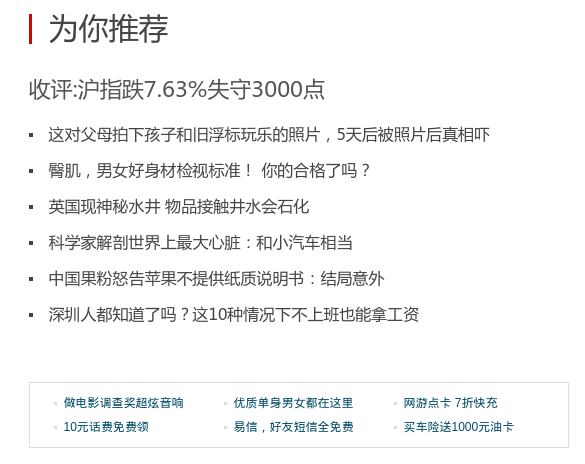
#> input picture test/1.bmp, 585 x 464 px, found by its file name
$ python 01.py
#> lines starting #> are read from the running program, lines starting #| are printed output that depends on the picture; after the words box and inside, x2 and y2 are one past the last pixel; in counts of white or black regions, pixels touching at a corner belong together
#!/usr/bin/env python
# -*- coding: utf-8 -*-

# @Time    : 2017/11/27 0027 下午 20:00
# @Author  : 李雪洋
# @File    : 01.py
# @Software: PyCharm

import cv2
import numpy as np
import os

img_save_path = 'E:\\pythonDemo\\opencv\\jft\\spit\\'

srcImg = cv2.imread(f"E:\\pythonDemo\\opencv\\jft\\img\\1.bmp")
#> srcImg is the input picture: shape (464, 585, 3); mean B, G, R 245.1, 244.8, 244.3
h, w, _ = srcImg.shape
#> h = 464; w = 585
dstImg = cv2.resize(srcImg, (w * 10, h * 10), interpolation=cv2.INTER_CUBIC)
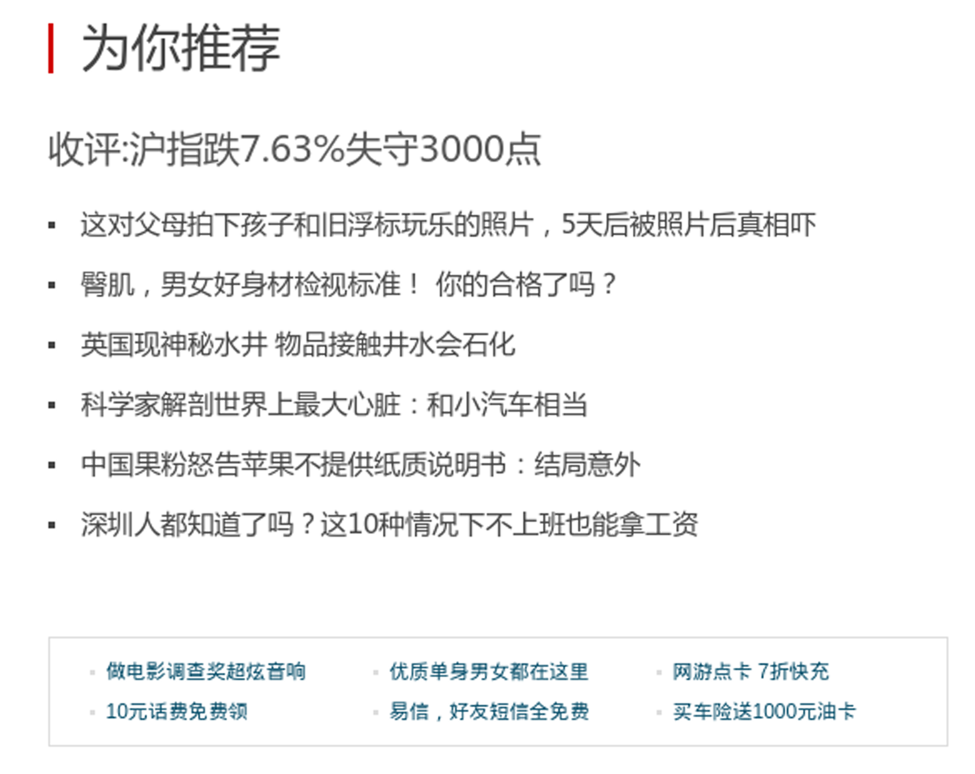
#> dstImg: shape (4640, 5850, 3) (shown at 1/6 size); mean B, G, R 244.7, 244.4, 243.9
cv2.imshow('dstImg', dstImg)
cv2.waitKey(0)

dstImg = cv2.GaussianBlur(dstImg, (9, 9), 0)
cv2.imshow('gau', dstImg)
cv2.waitKey(0)

gray = cv2.cvtColor(dstImg, cv2.COLOR_BGR2GRAY)
ret1, th1 = cv2.threshold(gray, 95, 255, cv2.THRESH_BINARY_INV)
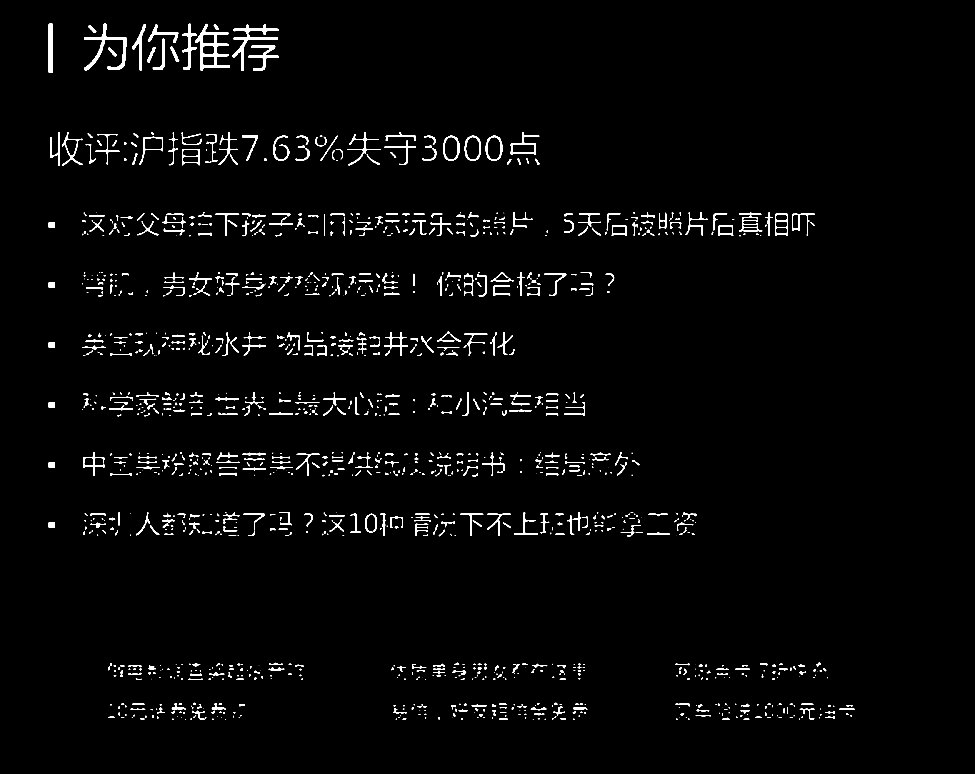
#> th1: shape (4640, 5850) (shown at 1/6 size); 1.6% white; 1477 white regions (202 under 20 px), largest, box (x1, y1, x2, y2) and area: (1173, 143, 1379, 426) 14870, (504, 142, 757, 426) 12865, (1395, 146, 1672, 425) 11654
cv2.imshow('th1', th1)
cv2.waitKey(0)

kernel = np.ones((11, 11), np.uint8)
dilation = cv2.dilate(th1, kernel, iterations=1)
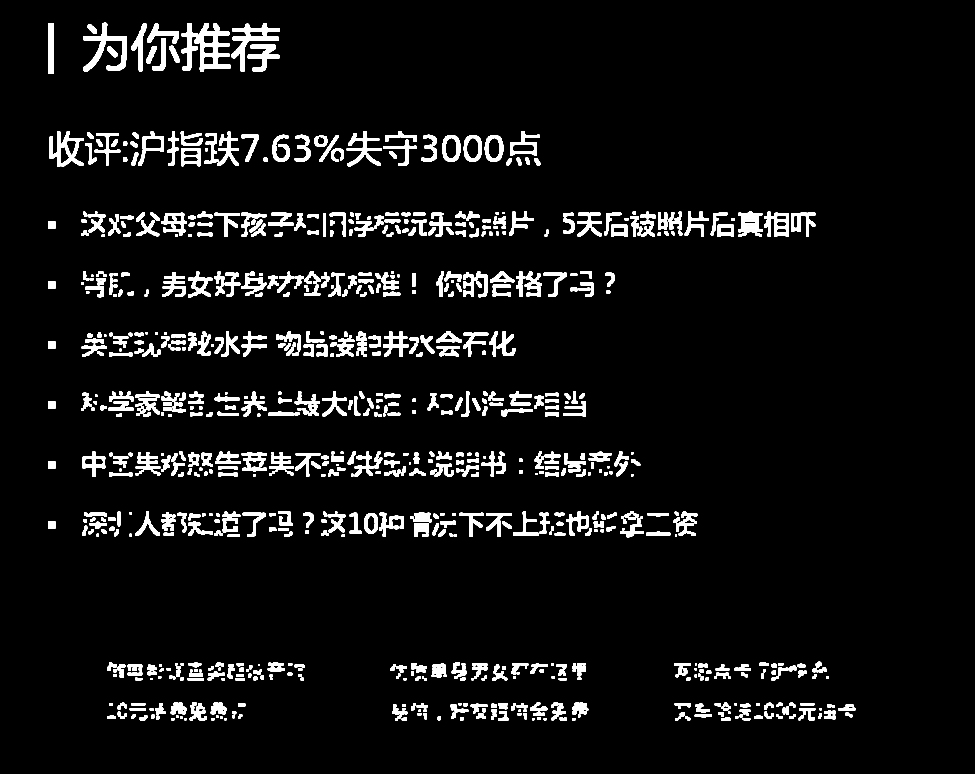
#> dilation: shape (4640, 5850) (shown at 1/6 size); 5.2% white; 986 white regions, largest, box (x1, y1, x2, y2) and area: (1168, 138, 1384, 431) 25740, (499, 137, 762, 431) 22269, (1390, 141, 1677, 430) 21453

cv2.imshow('dilation', dilation)
cv2.waitKey(0)
